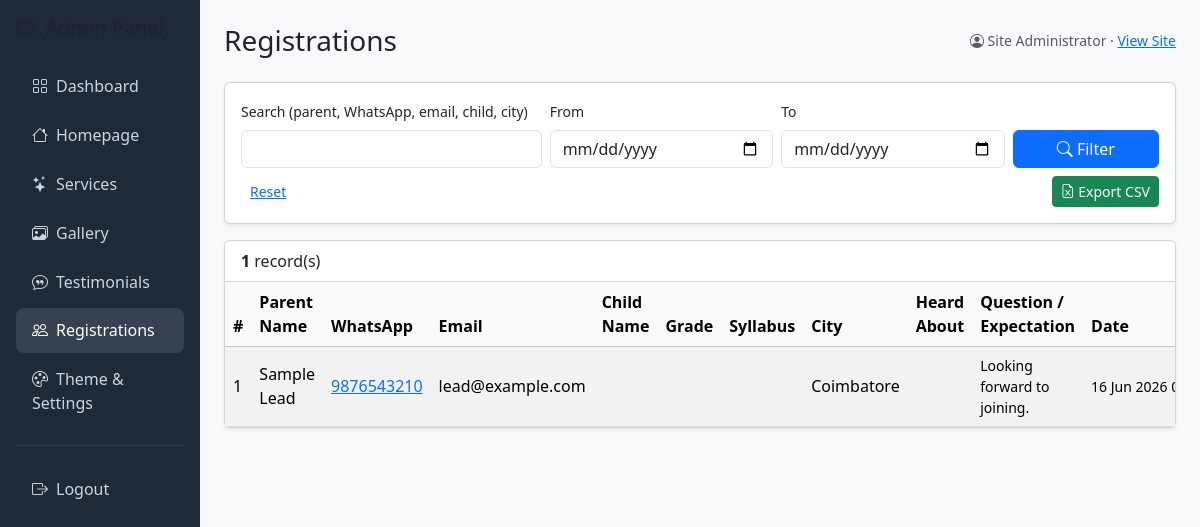
The app's page /admin/registrations.php (signed in) with its own data.
### tables this page shows
CREATE TABLE IF NOT EXISTS `registrations` (
  `id`                INT UNSIGNED NOT NULL AUTO_INCREMENT,
  `tenant_id`         INT UNSIGNED NOT NULL,
  `full_name`         VARCHAR(150) NOT NULL,    
  `mobile`            VARCHAR(20) NOT NULL,     
  `email`             VARCHAR(190) NULL,
  `child_name`        VARCHAR(150) NULL,
  `grade`             VARCHAR(60) NULL,
  `syllabus`          VARCHAR(60) NULL,
  `city`              VARCHAR(120) NULL,
  `heard_about`       VARCHAR(60) NULL,
  `state`             VARCHAR(120) NULL,
  `profession`        VARCHAR(150) NULL,
  `interested_service` VARCHAR(190) NULL,
  `message`           TEXT NULL,                
  `created_at`        TIMESTAMP NOT NULL DEFAULT CURRENT_TIMESTAMP,
  PRIMARY KEY (`id`),
  KEY `idx_reg_tenant` (`tenant_id`),
  KEY `idx_reg_created` (`created_at`),
  CONSTRAINT `fk_reg_tenant` FOREIGN KEY (`tenant_id`)
    REFERENCES `tenants` (`id`) ON DELETE CASCADE
);

### config/functions.php (called while the page is built, shortened)
<?php
require_once __DIR__ . '/db.php';
function e(?string $value): string
{
    return htmlspecialchars((string) $value, ENT_QUOTES, 'UTF-8');
}

### config/db.php (called while the page is built, shortened)
<?php
function db(): PDO
{
    static $pdo = null;
    if ($pdo === null) {
        $dsn = sprintf('mysql:host=%s;dbname=%s;charset=%s', DB_HOST, DB_NAME, DB_CHARSET);
        $options = [
            PDO::ATTR_ERRMODE            => PDO::ERRMODE_EXCEPTION,
            PDO::ATTR_DEFAULT_FETCH_MODE => PDO::FETCH_ASSOC,
            PDO::ATTR_EMULATE_PREPARES   => false,
        ];
        try {
            $pdo = new PDO($dsn, DB_USER, DB_PASS, $options);
        } catch (PDOException $e) {
            http_response_code(500);
            exit('Database connection failed. Please try again later.');
        }
    }
    return $pdo;
}

### admin/registrations.php (the view, shortened to what this page needs)
<?php
require_once __DIR__ . '/../config/functions.php';
$tid = admin_tenant_id();
$search = trim($_GET['q'] ?? '');
$from   = trim($_GET['from'] ?? '');
$to     = trim($_GET['to'] ?? '');
$where  = ['tenant_id = ?'];
$params = [$tid];
$whereSql = implode(' AND ', $where);
$stmt = db()->prepare("SELECT * FROM registrations WHERE $whereSql ORDER BY created_at DESC LIMIT 500");
$stmt->execute($params);
$rows = $stmt->fetchAll();
include __DIR__ . '/inc/header.php';
?>
<div class="card shadow-sm mb-3">
  <div class="card-body">
    <form class="row g-2 align-items-end" method="get">
      <div class="col-md-4"><label class="form-label small">Search (parent, WhatsApp, email, child, city)</label>
        <input class="form-control" name="q" value="<?= e($search) ?>"></div>
      <div class="col-md-3"><label class="form-label small">From</label>
        <input type="date" class="form-control" name="from" value="<?= e($from) ?>"></div>
      <div class="col-md-3"><label class="form-label small">To</label>
        <input type="date" class="form-control" name="to" value="<?= e($to) ?>"></div>
      <div class="col-md-2 d-grid gap-1">
        <button class="btn btn-primary"><i class="bi bi-search"></i> Filter</button>
      </div>
      <div class="col-12">
        <a href="registrations.php" class="btn btn-sm btn-link">Reset</a>
        <a href="?export=1&q=<?= urlencode($search) ?>&from=<?= urlencode($from) ?>&to=<?= urlencode($to) ?>"
           class="btn btn-sm btn-success float-end"><i class="bi bi-file-earmark-excel"></i> Export CSV</a>
      </div>
    </form>
  </div>
</div>
<div class="card shadow-sm">
  <div class="card-header bg-white"><strong><?= count($rows) ?></strong> record(s)</div>
  <div class="table-responsive">
    <table class="table table-hover table-striped align-middle mb-0">
      <thead class="table-light"><tr>
        <th>#</th><th>Parent Name</th><th>WhatsApp</th><th>Email</th><th>Child Name</th><th>Grade</th>
        <th>Syllabus</th><th>City</th><th>Heard About</th><th>Question / Expectation</th><th>Date</th></tr></thead>
      <tbody>
        <?php foreach ($rows as $r): ?>
          <tr>
            <td><?= (int)$r['id'] ?></td>
            <td><?= e($r['full_name']) ?></td>
            <td><a href="tel:<?= e($r['mobile']) ?>"><?= e($r['mobile']) ?></a></td>
            <td><?= e($r['email']) ?></td>
            <td><?= e($r['child_name'] ?? '') ?></td>
            <td><?= e($r['grade'] ?? '') ?></td>
            <td><?= e($r['syllabus'] ?? '') ?></td>
            <td><?= e($r['city']) ?></td>
            <td><?= e($r['heard_about'] ?? '') ?></td>
            <td class="small"><?= e($r['message']) ?></td>
            <td class="text-nowrap small"><?= e(date('d M Y H:i', strtotime($r['created_at']))) ?></td>
          </tr>
        <?php endforeach; ?>
      </tbody>
    </table>
  </div>
</div>
<?php include __DIR__ . '/inc/footer.php'; ?>

### assets/css/style.css (style rules this page uses)
:root { --brand-primary:#E8112D; --brand-secondary:#F2867D; --surface-pink:#FCEDEA; --nav-bg:#0d0d0f; --heading:#1f2233; }
body { font-family:"Poppins","Segoe UI",system-ui,-apple-system,sans-serif;color:#3a3a44; }

### records on screen
registrations: id "1", full_name "Sample Lead", mobile "9876543210", email "lead@example.com", city "Coimbatore", message "Looking forward to joining.", created_at "16 Jun 2026…"

### other values on screen
$page_heading "Registrations"
$admin['name'] "Site Administrator"
count($rows) "1"
